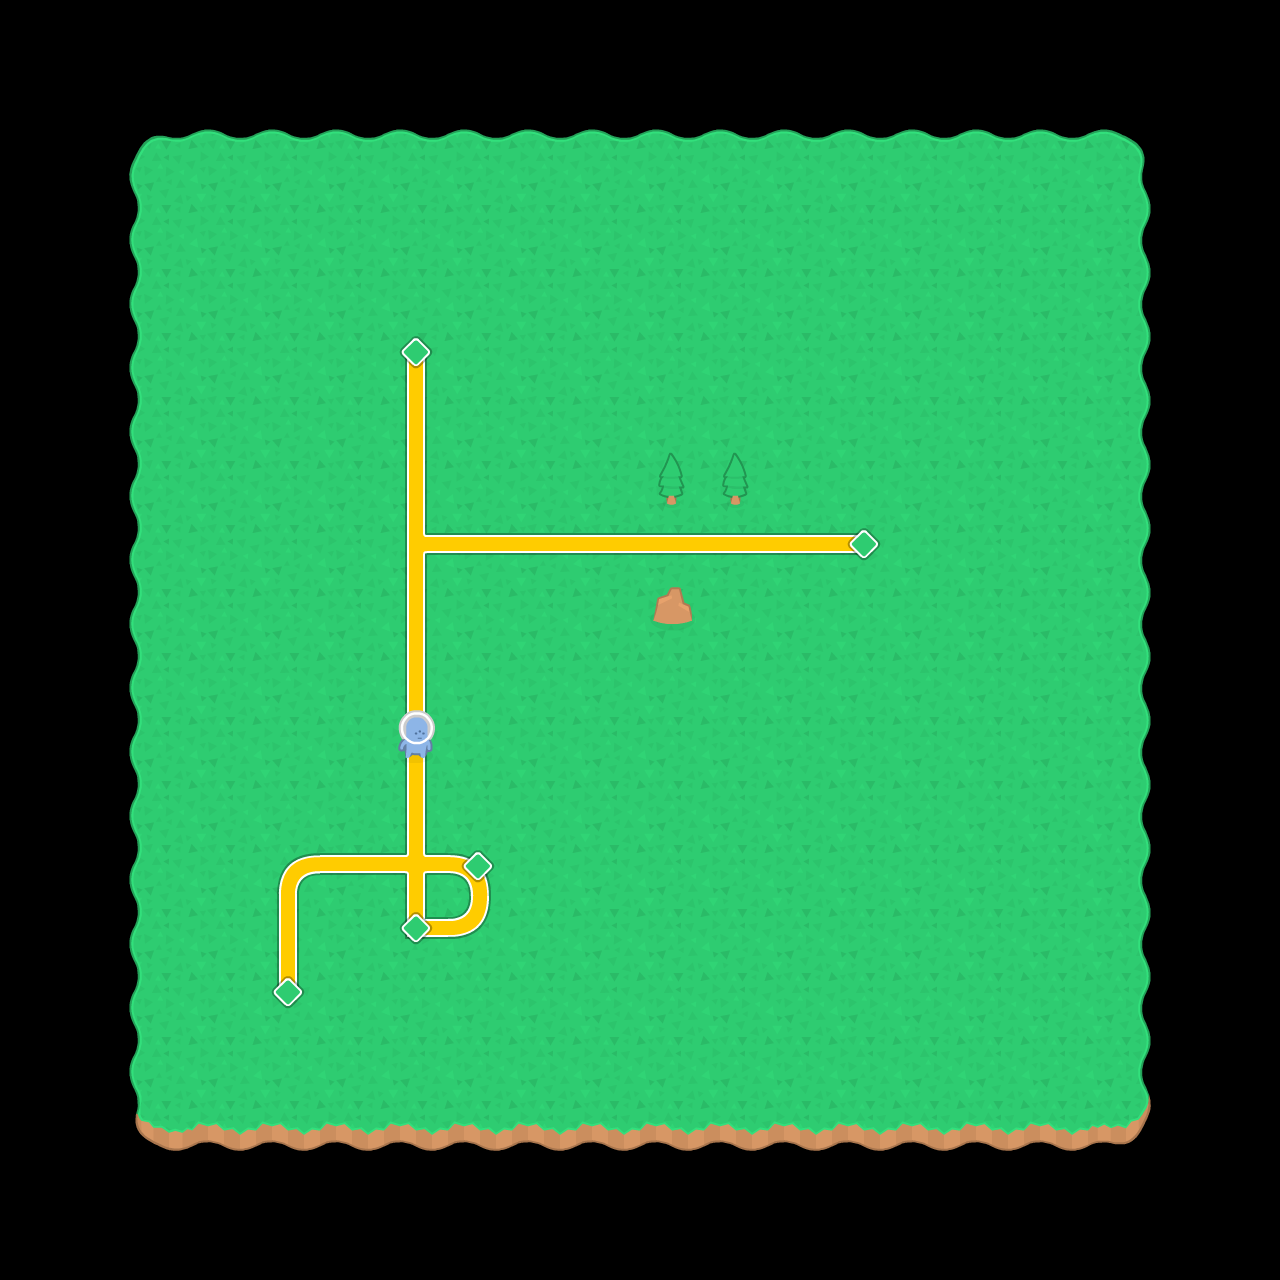

The image is a tile-based game level rendered from a .tmx file. Its description and source (layers, tilesets, objects; grid data summarised) follow:
An orthogonal 20x20 tile map with 64x64 px tiles, 4 tile layers (Ground Tiles, Path, Decoration, Character 1).

<map version="1.0" orientation="orthogonal" renderorder="right-down" width="20" height="20" tilewidth="64" tileheight="64" backgroundcolor="#000000" nextobjectid="1">
 <tileset firstgid="1" name="mapPack_tilesheet" tilewidth="64" tileheight="64" tilecount="204" columns="17">
  <image source="kmap_tilesheet.png" trans="ff00ff" width="1088" height="768" />
 </tileset>
 <layer name="Ground Tiles" width="20" height="20">
  <data>[400 cells, 256 non-empty, 9 distinct tile ids]</data>
 </layer>
 <layer name="Path" width="20" height="20">
  <data>[400 cells, 23 non-empty, 11 distinct tile ids]</data>
 </layer>
 <layer name="Decoration" width="20" height="20">
  <data>[400 cells, 3 non-empty, 2 distinct tile ids]</data>
 </layer>
 <layer name="Character 1" width="20" height="20">
  <data>[400 cells, 1 non-empty, 1 distinct tile ids]</data>
 </layer>
</map>
